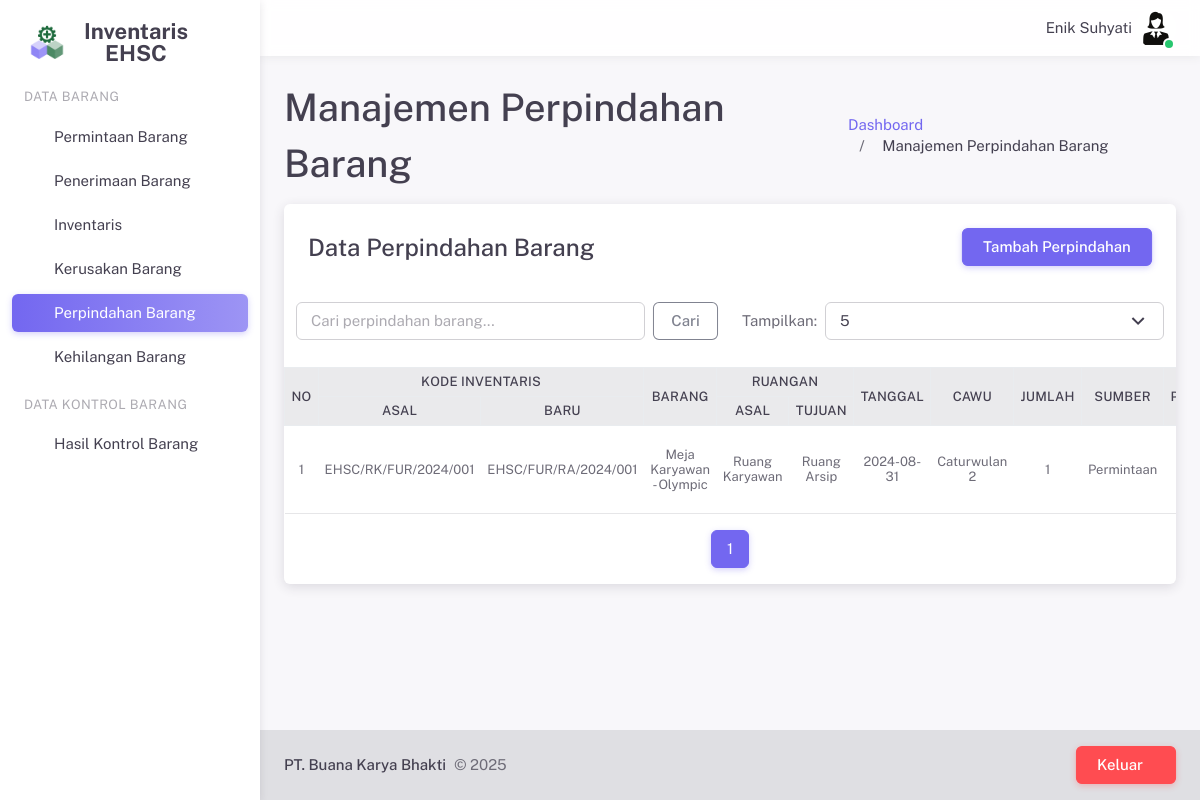
The page /pages/perpindahanBarang.php (signed in) on the database its author committed.
### tables this page shows
CREATE TABLE `user` (
  `id_user` int(11) NOT NULL,
  `nama` varchar(255) NOT NULL,
  `username` varchar(255) NOT NULL,
  `password` varchar(255) NOT NULL,
  `email` varchar(255) NOT NULL,
  `jabatan` varchar(255) NOT NULL,
  `foto` varchar(255) NOT NULL,
  `hak_akses` int(11) NOT NULL
);

CREATE TABLE `perpindahan_barang` (
  `id_perpindahan_barang` int(11) NOT NULL,
  `id_inventaris` int(11) NOT NULL,
  `id_ruangan` int(11) NOT NULL,
  `kode_inventaris_baru` varchar(25) NOT NULL,
  `tanggal_perpindahan` date NOT NULL,
  `cawu` varchar(255) NOT NULL,
  `jumlah_perpindahan` int(11) NOT NULL,
  `keterangan` text NOT NULL
);

CREATE TABLE `inventaris` (
  `id_inventaris` int(11) NOT NULL,
  `kode_inventaris` varchar(255) NOT NULL,
  `nama_barang` varchar(255) NOT NULL,
  `merk` varchar(255) NOT NULL,
  `id_penerimaan` int(11) DEFAULT NULL,
  `id_departemen` int(11) NOT NULL,
  `id_ruangan` int(11) NOT NULL,
  `id_kategori` int(11) NOT NULL,
  `tanggal_perolehan` date NOT NULL,
  `jumlah_awal` int(11) NOT NULL,
  `jumlah_akhir` int(11) NOT NULL,
  `satuan` varchar(20) NOT NULL,
  `sumber_inventaris` varchar(25) NOT NULL
);

CREATE TABLE `ruangan` (
  `id_ruangan` int(11) NOT NULL,
  `kode_ruangan` varchar(10) NOT NULL,
  `nama_ruangan` varchar(25) NOT NULL
);

### server/sessionHandler.php (called while the page is built, shortened)
<?php
$id_user = $_SESSION['id_user'];
$jabatan = isset($_SESSION['jabatan']) ? $_SESSION['jabatan'] : '';
?>

### server/crudPerpindahanBarang.php (called while the page is built, shortened)
<?php
$limit = isset($_GET['limit']) ? (int) $_GET['limit'] : 5;
$page = isset($_GET['page']) ? (int) $_GET['page'] : 1;
$offset = ($page - 1) * $limit;
$search = isset($_POST['search']) ? $_POST['search'] : '';
$query = "SELECT pb.*,
            i.nama_barang,
            i.kode_inventaris AS kode_inventaris_asal,
            i.merk,
            r_asal.nama_ruangan AS ruangan_asal,
            r_tujuan.nama_ruangan AS ruangan_tujuan,
            i.sumber_inventaris,
            d.nama_departemen,
            COALESCE(u1.nama, u2.nama, u3.nama) AS nama_petugas
            FROM perpindahan_barang pb
            JOIN inventaris i ON pb.id_inventaris = i.id_inventaris
            JOIN ruangan r_asal ON i.id_ruangan = r_asal.id_ruangan
            JOIN inventaris i_baru ON pb.kode_inventaris_baru = i_baru.kode_inventaris
            JOIN ruangan r_tujuan ON i_baru.id_ruangan = r_tujuan.id_ruangan
            JOIN departemen d ON i.id_departemen = d.id_departemen
            LEFT JOIN kontrol_barang_cawu_satu k1 ON k1.id_inventaris = i.id_inventaris
            LEFT JOIN kontrol_barang_cawu_dua k2 ON k2.id_inventaris = i.id_inventaris
            LEFT JOIN kontrol_barang_cawu_tiga k3 ON k3.id_inventaris = i.id_inventaris
            LEFT JOIN user u1 ON k1.id_user = u1.id_user
            LEFT JOIN user u2 ON k2.id_user = u2.id_user
            LEFT JOIN user u3 ON k3.id_user = u3.id_user
            WHERE (i.nama_barang LIKE '%$search%'
            OR i.kode_inventaris LIKE '%$search%')
            GROUP BY pb.id_perpindahan_barang
            ORDER BY pb.tanggal_perpindahan DESC
            LIMIT $limit OFFSET $offset";
$result = mysqli_query($conn, $query);
$totalQuery = "SELECT COUNT(*) as total FROM perpindahan_barang pb
               JOIN inventaris i ON pb.id_inventaris = i.id_inventaris
               WHERE i.nama_barang LIKE '%$search%' OR i.kode_inventaris LIKE '%$search%'";
$totalResult = mysqli_query($conn, $totalQuery);
$totalRow = mysqli_fetch_assoc($totalResult);
$totalPages = ceil($totalRow['total'] / $limit);
?>

### pages/perpindahanBarang.php (the view, shortened to what this page needs)
<?php
require('../server/sessionHandler.php');
require_once('../server/configDB.php');
require('../server/crudPerpindahanBarang.php');
require('../layouts/header.php');
?>
<div class="layout-wrapper layout-content-navbar">
    <div class="layout-container">
        <?php require('../layouts/sidePanel.php'); ?>
        <div class="layout-page">
            <?php require('../layouts/navbar.php'); ?>
            <div class="content-wrapper">
                <div class="container-xxl flex-grow-1 container-p-y">
                    <div class="d-flex justify-content-between align-items-center mb-2">
                        <div>
                            <h2 class="mb-1">Manajemen Perpindahan Barang</h2>
                        </div>
                        <div class="mt-3">
                            <nav aria-label="breadcrumb">
                                <ol class="breadcrumb breadcrumb-style1">
                                    <li class="breadcrumb-item">
                                        <a href="dashboard.php">Dashboard</a>
                                    </li>
                                    <li class="breadcrumb-item active">Manajemen Perpindahan Barang</li>
                                </ol>
                            </nav>
                        </div>
                    </div>
                    <div class="card">
                        <h4 class="card-header d-flex justify-content-between align-items-center">
                            Data Perpindahan Barang
                            <?php if ($jabatan === 'administrasi'): ?>
                            <button type="button" class="btn btn-primary" data-bs-toggle="modal"
                                data-bs-target="#tambahPerpindahanModal">Tambah Perpindahan</button>
                            <?php endif; ?>
                        </h4>
                        <div class="row p-3">
                            <div class="col-md-6">
                                <form method="POST" class="d-flex">
                                    <input type="text" class="form-control me-2" name="search"
                                        placeholder="Cari perpindahan barang..." value="<?php echo $search; ?>">
                                    <button class="btn btn-outline-secondary" type="submit">Cari</button>
                                </form>
                            </div>
                            <div class="col-md-6">
                                <form class="d-flex justify-content-end align-items-center">
                                    <label for="limit" class="label me-2">Tampilkan:</label>
                                    <select id="limit" class="select2 form-select" onchange="location = this.value;">
                                        <option value="perpindahanBarang.php?limit=5"
                                            <?php if ($limit == 5) echo 'selected'; ?>>5</option>
                                    </select>
                                </form>
                            </div>
                        </div>
                        <div class="table-responsive text-nowrap" style="max-height: 340px;">
                            <table class="table table-hover table-sm small">
                                <thead class="table-light small">
                                    <tr>
                                        <th class="text-center align-middle w-50px" rowspan="2">No</th>
                                        <th class="text-center align-middle w-150px" colspan="2">Kode Inventaris</th>
                                        <th class="text-center align-middle w-150px" rowspan="2">Barang</th>
                                        <th class="text-center align-middle w-150px" colspan="2">Ruangan</th>
                                        <th class="text-center align-middle w-100px" rowspan="2">Tanggal</th>
                                        <th class="text-center align-middle w-80px" rowspan="2">Cawu</th>
                                        <th class="text-center align-middle w-100px" rowspan="2">Jumlah</th>
                                        <th class="text-center align-middle w-100px" rowspan="2">Sumber</th>
                                        <th class="text-center align-middle w-120px" rowspan="2">Petugas</th>
                                    </tr>
                                    <tr class="small">
                                        <th class="text-center align-middle">Asal</th>
                                        <th class="text-center align-middle">Baru</th>
                                        <th class="text-center align-middle">Asal</th>
                                        <th class="text-center align-middle">Tujuan</th>
                                    </tr>
                                </thead>
                                <tbody>
                                    <?php
                                    $no = $offset + 1;
                                    while ($row = mysqli_fetch_assoc($result)) {
                                    ?>
                                    <tr>
                                        <td class="text-center align-middle"><?php echo $no++; ?></td>
                                        <td class="text-center align-middle"><?php echo $row['kode_inventaris_asal']; ?>
                                        </td>
                                        <td class="text-center align-middle"><?php echo $row['kode_inventaris_baru']; ?>
                                        </td>
                                        <td class="text-center align-middle">
                                            <?php echo $row['nama_barang'] . " - " . $row['merk']; ?>
                                        </td>
                                        <td class="text-center align-middle"><?php echo $row['ruangan_asal']; ?></td>
                                        <td class="text-center align-middle"><?php echo $row['ruangan_tujuan']; ?></td>
                                        <td class="text-center align-middle"><?php echo $row['tanggal_perpindahan']; ?>
                                        </td>
                                        <td class="text-center align-middle"><?php echo $row['cawu']; ?></td>
                                        <td class="text-center align-middle"><?php echo $row['jumlah_perpindahan']; ?>
                                        </td>
                                        <td class="text-center align-middle"><?php echo $row['sumber_inventaris']; ?>
                                        </td>
                                        <td class="text-center align-middle"><?php echo $row['nama_petugas']; ?></td>
                                    </tr>
                                    <?php } ?>
                                </tbody>
                            </table>
                        </div>
                        <nav aria-label="Page navigation" class="mt-4">
                            <ul class="pagination pagination-rounded justify-content-center">
                                <?php for ($i = 1; $i <= $totalPages; $i++) { ?>
                                <li class="page-item <?php if ($i == $page) echo 'active'; ?>">
                                    <a class="page-link" href="?page=<?php echo $i; ?>"><?php echo $i; ?></a>
                                </li>
                                <?php } ?>
                            </ul>
                        </nav>
                    </div>
                </div>
                <?php require('../layouts/footer.php'); ?>
            </div>
        </div>
    </div>
</div>

### layouts/navbar.php (shortened to what this page needs)
<?php
require_once('../server/configDB.php');
$query = mysqli_query($conn, "SELECT nama, jabatan, foto FROM user WHERE id_user='$id_user'");
$user = mysqli_fetch_array($query);
$photo_path = "../upload/user/" . $user['foto'];
?>
<nav class="layout-navbar navbar navbar-expand-xl align-items-center bg-navbar-theme" id="layout-navbar">
    <div class="container-xxl">
        <div class="navbar-nav-right d-flex align-items-center" id="navbar-collapse">
            <ul class="navbar-nav flex-row align-items-center ms-auto">
                <span class="ms-2 m-1"><?php echo $user['nama']; ?></span>
                <li class="nav-item navbar-dropdown dropdown-user dropdown">
                    <a class="nav-link dropdown-toggle hide-arrow p-0" data-bs-toggle="dropdown">
                        <div class="avatar avatar-online">
                            <img src="<?php echo $photo_path; ?>" alt class="rounded-circle" />
                        </div>
                    </a>
                </li>
            </ul>
        </div>
</nav>

### pages/perpindahanBarang.php (style rules this page uses)
.w-50px { width: 50px !important; }
.w-80px { width: 80px !important; }
.w-100px { width: 100px !important; }
.w-120px { width: 120px !important; }
.w-150px { width: 150px !important; }
.table-sm td, .table-sm th { padding: 0.4rem !important; }
.table thead th { border: 1px solid #e9ecef; }

### rows shown on the page
user: nama "Enik Suhyati", foto (picture)
perpindahan_barang: id_inventaris.kode_inventaris "EHSC/RK/FUR/2024/001", kode_inventaris_baru "EHSC/FUR/RA/2024/001", id_inventaris.nama_barang "Meja Karyawan", id_inventaris.merk "Olympic", ruangan.nama_ruangan "Ruang Karyawan", ruangan_tujuan "Ruang Arsip", tanggal_perpindahan "2024-08-31", cawu "Caturwulan 2", jumlah_perpindahan "1", id_inventaris.sumber_inventaris "Permintaan"
